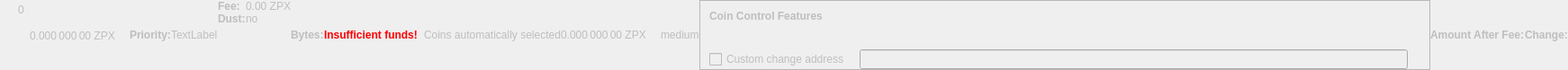
    <widget class="QWidget" name="dummyHideWidget" native="true">
     <property name="enabled">
      <bool>false</bool>
     </property>
     <property name="maximumSize">
      <size>
       <width>100</width>
       <height>22</height>
      </size>
     </property>
     <layout class="QHBoxLayout" name="dummyHideLayout">
      <property name="spacing">
       <number>0</number>
      </property>
      <property name="leftMargin">
       <number>0</number>
      </property>
      <property name="topMargin">
       <number>0</number>
      </property>
      <property name="rightMargin">
       <number>0</number>
      </property>
      <property name="bottomMargin">
       <number>0</number>
      </property>
      <item>
       <layout class="QFormLayout" name="formLayoutCoinControl1">
        <property name="horizontalSpacing">
         <number>10</number>
        </property>
        <property name="verticalSpacing">
         <number>14</number>
        </property>
        <property name="leftMargin">
         <number>10</number>
        </property>
        <property name="topMargin">
         <number>4</number>
        </property>
        <property name="rightMargin">
         <number>6</number>
        </property>
        <item row="0" column="1">
         <widget class="QLabel" name="labelCoinControlBytes">
          <property name="cursor">
           <cursorShape>IBeamCursor</cursorShape>
          </property>
          <property name="contextMenuPolicy">
           <enum>Qt::ActionsContextMenu</enum>
          </property>
          <property name="text">
           <string notr="true">0</string>
          </property>
          <property name="textInteractionFlags">
           <set>Qt::LinksAccessibleByMouse|Qt::TextSelectableByKeyboard|Qt::TextSelectableByMouse</set>
          </property>
         </widget>
        </item>
       </layout>
      </item>
      <item>
       <widget class="QLabel" name="labelCoinControlAfterFee">
        <property name="enabled">
         <bool>false</bool>
        </property>
        <property name="sizePolicy">
         <sizepolicy hsizetype="Fixed" vsizetype="Fixed">
          <horstretch>0</horstretch>
          <verstretch>0</verstretch>
         </sizepolicy>
        </property>
        <property name="minimumSize">
         <size>
          <width>111</width>
          <height>12</height>
         </size>
        </property>
        <property name="maximumSize">
         <size>
          <width>111</width>
          <height>12</height>
         </size>
        </property>
        <property name="cursor">
         <cursorShape>IBeamCursor</cursorShape>
        </property>
        <property name="contextMenuPolicy">
         <enum>Qt::ActionsContextMenu</enum>
        </property>
        <property name="text">
         <string notr="true">0.000 000 00 ZPX</string>
        </property>
        <property name="textInteractionFlags">
         <set>Qt::LinksAccessibleByMouse|Qt::TextSelectableByKeyboard|Qt::TextSelectableByMouse</set>
        </property>
       </widget>
      </item>
      <item>
       <widget class="QLabel" name="labelCoinControlPriorityText">
        <property name="enabled">
         <bool>false</bool>
        </property>
        <property name="font">
         <font>
          <weight>75</weight>
          <bold>true</bold>
         </font>
        </property>
        <property name="text">
         <string>Priority:</string>
        </property>
       </widget>
      </item>
      <item>
       <layout class="QHBoxLayout" name="horizontalLayout">
        <item>
         <widget class="QLabel" name="WarningLabel">
          <property name="text">
           <string>TextLabel</string>
          </property>
         </widget>
        </item>
       </layout>
      </item>
      <item>
       <layout class="QFormLayout" name="formLayoutCoinControl3">
        <property name="horizontalSpacing">
         <number>0</number>
        </property>
        <property name="verticalSpacing">
         <number>0</number>
        </property>
        <property name="leftMargin">
         <number>0</number>
        </property>
        <property name="topMargin">
         <number>0</number>
        </property>
        <property name="rightMargin">
         <number>0</number>
        </property>
        <item row="0" column="0">
         <widget class="QLabel" name="labelCoinControlFeeText">
          <property name="enabled">
           <bool>false</bool>
          </property>
          <property name="font">
           <font>
            <weight>75</weight>
            <bold>true</bold>
           </font>
          </property>
          <property name="text">
           <string>Fee:</string>
          </property>
          <property name="margin">
           <number>0</number>
          </property>
         </widget>
        </item>
        <item row="0" column="1">
         <widget class="QLabel" name="labelCoinControlFee">
          <property name="enabled">
           <bool>false</bool>
          </property>
          <property name="cursor">
           <cursorShape>IBeamCursor</cursorShape>
          </property>
          <property name="contextMenuPolicy">
           <enum>Qt::ActionsContextMenu</enum>
          </property>
          <property name="text">
           <string notr="true">0.00 ZPX</string>
          </property>
          <property name="textInteractionFlags">
           <set>Qt::LinksAccessibleByMouse|Qt::TextSelectableByKeyboard|Qt::TextSelectableByMouse</set>
          </property>
         </widget>
        </item>
        <item row="1" column="0">
         <widget class="QLabel" name="labelCoinControlLowOutputText">
          <property name="enabled">
           <bool>false</bool>
          </property>
          <property name="font">
           <font>
            <weight>75</weight>
            <bold>true</bold>
           </font>
          </property>
          <property name="text">
           <string>Dust:</string>
          </property>
         </widget>
        </item>
        <item row="1" column="1">
         <widget class="QLabel" name="labelCoinControlLowOutput">
          <property name="enabled">
           <bool>false</bool>
          </property>
          <property name="cursor">
           <cursorShape>IBeamCursor</cursorShape>
          </property>
          <property name="contextMenuPolicy">
           <enum>Qt::ActionsContextMenu</enum>
          </property>
          <property name="text">
           <string>no</string>
          </property>
          <property name="textInteractionFlags">
           <set>Qt::LinksAccessibleByMouse|Qt::TextSelectableByKeyboard|Qt::TextSelectableByMouse</set>
          </property>
         </widget>
        </item>
       </layout>
      </item>
      <item>
       <widget class="QLabel" name="labelCoinControlBytesText">
        <property name="enabled">
         <bool>false</bool>
        </property>
        <property name="font">
         <font>
          <weight>75</weight>
          <bold>true</bold>
         </font>
        </property>
        <property name="text">
         <string>Bytes:</string>
        </property>
       </widget>
      </item>
      <item>
       <layout class="QFormLayout" name="formLayoutCoinControl2">
        <property name="horizontalSpacing">
         <number>0</number>
        </property>
        <property name="verticalSpacing">
         <number>0</number>
        </property>
        <property name="leftMargin">
         <number>0</number>
        </property>
        <property name="topMargin">
         <number>0</number>
        </property>
        <property name="rightMargin">
         <number>0</number>
        </property>
       </layout>
      </item>
      <item>
       <layout class="QHBoxLayout" name="horizontalLayoutCoinControl2">
        <property name="spacing">
         <number>0</number>
        </property>
        <property name="bottomMargin">
         <number>0</number>
        </property>
       </layout>
      </item>
      <item>
       <widget class="QLabel" name="labelCoinControlInsuffFunds">
        <property name="enabled">
         <bool>false</bool>
        </property>
        <property name="minimumSize">
         <size>
          <width>0</width>
          <height>0</height>
         </size>
        </property>
        <property name="font">
         <font>
          <weight>75</weight>
          <bold>true</bold>
         </font>
        </property>
        <property name="styleSheet">
         <string notr="true">color:red;font-weight:bold;</string>
        </property>
        <property name="text">
         <string>Insufficient funds!</string>
        </property>
        <property name="margin">
         <number>5</number>
        </property>
       </widget>
      </item>
      <item>
       <layout class="QFormLayout" name="formLayoutCoinControl4">
        <property name="horizontalSpacing">
         <number>0</number>
        </property>
        <property name="verticalSpacing">
         <number>0</number>
        </property>
        <property name="leftMargin">
         <number>0</number>
        </property>
        <property name="topMargin">
         <number>0</number>
        </property>
        <property name="rightMargin">
         <number>0</number>
        </property>
       </layout>
      </item>
      <item>
       <widget class="QLabel" name="labelCoinControlChangeLabel">
        <property name="enabled">
         <bool>false</bool>
        </property>
        <property name="sizePolicy">
         <sizepolicy hsizetype="Preferred" vsizetype="Expanding">
          <horstretch>0</horstretch>
          <verstretch>0</verstretch>
         </sizepolicy>
        </property>
        <property name="minimumSize">
         <size>
          <width>0</width>
          <height>0</height>
         </size>
        </property>
        <property name="text">
         <string/>
        </property>
        <property name="margin">
         <number>3</number>
        </property>
       </widget>
      </item>
      <item>
       <widget class="QLabel" name="labelCoinControlAutomaticallySelected">
        <property name="enabled">
         <bool>false</bool>
        </property>
        <property name="sizePolicy">
         <sizepolicy hsizetype="Fixed" vsizetype="Fixed">
          <horstretch>0</horstretch>
          <verstretch>0</verstretch>
         </sizepolicy>
        </property>
        <property name="minimumSize">
         <size>
          <width>0</width>
          <height>0</height>
         </size>
        </property>
        <property name="maximumSize">
         <size>
          <width>240</width>
          <height>16777215</height>
         </size>
        </property>
        <property name="text">
         <string>Coins automatically selected</string>
        </property>
        <property name="margin">
         <number>5</number>
        </property>
       </widget>
      </item>
      <item>
       <widget class="QLabel" name="labelCoinControlChange">
        <property name="enabled">
         <bool>false</bool>
        </property>
        <property name="sizePolicy">
         <sizepolicy hsizetype="Fixed" vsizetype="Fixed">
          <horstretch>0</horstretch>
          <verstretch>0</verstretch>
         </sizepolicy>
        </property>
        <property name="minimumSize">
         <size>
          <width>111</width>
          <height>0</height>
         </size>
        </property>
        <property name="maximumSize">
         <size>
          <width>111</width>
          <height>16777215</height>
         </size>
        </property>
        <property name="cursor">
         <cursorShape>IBeamCursor</cursorShape>
        </property>
        <property name="contextMenuPolicy">
         <enum>Qt::ActionsContextMenu</enum>
        </property>
        <property name="text">
         <string notr="true">0.000 000 00 ZPX</string>
        </property>
        <property name="textInteractionFlags">
         <set>Qt::LinksAccessibleByMouse|Qt::TextSelectableByKeyboard|Qt::TextSelectableByMouse</set>
        </property>
       </widget>
      </item>
      <item>
       <widget class="QLabel" name="labelCoinControlPriority">
        <property name="enabled">
         <bool>false</bool>
        </property>
        <property name="cursor">
         <cursorShape>IBeamCursor</cursorShape>
        </property>
        <property name="contextMenuPolicy">
         <enum>Qt::ActionsContextMenu</enum>
        </property>
        <property name="text">
         <string>medium</string>
        </property>
        <property name="textInteractionFlags">
         <set>Qt::LinksAccessibleByMouse|Qt::TextSelectableByKeyboard|Qt::TextSelectableByMouse</set>
        </property>
       </widget>
      </item>
      <item>
       <widget class="QFrame" name="frameCoinControl">
        <property name="sizePolicy">
         <sizepolicy hsizetype="Expanding" vsizetype="Expanding">
          <horstretch>0</horstretch>
          <verstretch>0</verstretch>
         </sizepolicy>
        </property>
        <property name="maximumSize">
         <size>
          <width>16777215</width>
          <height>16777215</height>
         </size>
        </property>
        <property name="frameShape">
         <enum>QFrame::StyledPanel</enum>
        </property>
        <property name="frameShadow">
         <enum>QFrame::Sunken</enum>
        </property>
        <layout class="QVBoxLayout" name="verticalLayoutCoinControl2_2">
         <property name="spacing">
          <number>0</number>
         </property>
         <property name="leftMargin">
          <number>0</number>
         </property>
         <property name="topMargin">
          <number>0</number>
         </property>
         <property name="rightMargin">
          <number>0</number>
         </property>
         <property name="bottomMargin">
          <number>0</number>
         </property>
         <item>
          <layout class="QVBoxLayout" name="verticalLayoutCoinControl" stretch="0,0,0,1">
           <property name="spacing">
            <number>0</number>
           </property>
           <property name="leftMargin">
            <number>10</number>
           </property>
           <property name="topMargin">
            <number>10</number>
           </property>
           <item>
            <layout class="QHBoxLayout" name="horizontalLayoutCoinControl1">
             <property name="bottomMargin">
              <number>15</number>
             </property>
             <item>
              <widget class="QLabel" name="labelCoinControlFeatures">
               <property name="enabled">
                <bool>false</bool>
               </property>
               <property name="sizePolicy">
                <sizepolicy hsizetype="Preferred" vsizetype="Maximum">
                 <horstretch>0</horstretch>
                 <verstretch>0</verstretch>
                </sizepolicy>
               </property>
               <property name="font">
                <font>
                 <weight>75</weight>
                 <bold>true</bold>
                </font>
               </property>
               <property name="styleSheet">
                <string notr="true">font-weight:bold;</string>
               </property>
               <property name="text">
                <string>Coin Control Features</string>
               </property>
              </widget>
             </item>
            </layout>
           </item>
           <item>
            <widget class="QWidget" name="widgetCoinControl" native="true">
             <property name="sizePolicy">
              <sizepolicy hsizetype="Preferred" vsizetype="Preferred">
               <horstretch>0</horstretch>
               <verstretch>0</verstretch>
              </sizepolicy>
             </property>
             <property name="minimumSize">
              <size>
               <width>0</width>
               <height>0</height>
              </size>
             </property>
             <property name="styleSheet">
              <string notr="true"/>
             </property>
             <layout class="QHBoxLayout" name="horizontalLayoutCoinControl5_2">
              <property name="leftMargin">
               <number>0</number>
              </property>
              <property name="topMargin">
               <number>0</number>
              </property>
              <property name="rightMargin">
               <number>0</number>
              </property>
              <property name="bottomMargin">
               <number>0</number>
              </property>
              <item>
               <layout class="QHBoxLayout" name="horizontalLayoutCoinControl3">
                <property name="spacing">
                 <number>20</number>
                </property>
                <property name="topMargin">
                 <number>0</number>
                </property>
                <property name="bottomMargin">
                 <number>10</number>
                </property>
               </layout>
              </item>
             </layout>
            </widget>
           </item>
           <item>
            <layout class="QHBoxLayout" name="horizontalLayoutCoinControl4" stretch="0,0,0">
             <property name="spacing">
              <number>12</number>
             </property>
             <property name="sizeConstraint">
              <enum>QLayout::SetDefaultConstraint</enum>
             </property>
             <property name="topMargin">
              <number>5</number>
             </property>
             <property name="rightMargin">
              <number>5</number>
             </property>
             <item>
              <widget class="QCheckBox" name="checkBoxCoinControlChange">
               <property name="enabled">
                <bool>false</bool>
               </property>
               <property name="toolTip">
                <string>If this is activated, but the change address is empty or invalid, change will be sent to a newly generated address.</string>
               </property>
               <property name="text">
                <string>Custom change address</string>
               </property>
              </widget>
             </item>
             <item>
              <widget class="QValidatedLineEdit" name="lineEditCoinControlChange">
               <property name="enabled">
                <bool>false</bool>
               </property>
               <property name="sizePolicy">
                <sizepolicy hsizetype="Expanding" vsizetype="Fixed">
                 <horstretch>0</horstretch>
                 <verstretch>0</verstretch>
                </sizepolicy>
               </property>
              </widget>
             </item>
             <item>
              <widget class="QLabel" name="labelCoinControlChangeLabel_2">
               <property name="sizePolicy">
                <sizepolicy hsizetype="Preferred" vsizetype="Expanding">
                 <horstretch>0</horstretch>
                 <verstretch>0</verstretch>
                </sizepolicy>
               </property>
               <property name="minimumSize">
                <size>
                 <width>0</width>
                 <height>0</height>
                </size>
               </property>
               <property name="text">
                <string/>
               </property>
               <property name="margin">
                <number>3</number>
               </property>
              </widget>
             </item>
            </layout>
           </item>
           <item>
            <spacer name="verticalSpacerCoinControl">
             <property name="orientation">
              <enum>Qt::Vertical</enum>
             </property>
             <property name="sizeHint" stdset="0">
              <size>
               <width>800</width>
               <height>1</height>
              </size>
             </property>
            </spacer>
           </item>
          </layout>
         </item>
        </layout>
       </widget>
      </item>
      <item>
       <widget class="QLabel" name="labelCoinControlAfterFeeText">
        <property name="enabled">
         <bool>false</bool>
        </property>
        <property name="minimumSize">
         <size>
          <width>0</width>
          <height>0</height>
         </size>
        </property>
        <property name="maximumSize">
         <size>
          <width>16777215</width>
          <height>16777215</height>
         </size>
        </property>
        <property name="font">
         <font>
          <weight>75</weight>
          <bold>true</bold>
         </font>
        </property>
        <property name="text">
         <string>Amount After Fee:</string>
        </property>
        <property name="alignment">
         <set>Qt::AlignLeading|Qt::AlignLeft|Qt::AlignVCenter</set>
        </property>
        <property name="margin">
         <number>0</number>
        </property>
       </widget>
      </item>
      <item>
       <widget class="QLabel" name="labelCoinControlChangeText">
        <property name="enabled">
         <bool>false</bool>
        </property>
        <property name="sizePolicy">
         <sizepolicy hsizetype="Preferred" vsizetype="Preferred">
          <horstretch>0</horstretch>
          <verstretch>0</verstretch>
         </sizepolicy>
        </property>
        <property name="minimumSize">
         <size>
          <width>0</width>
          <height>0</height>
         </size>
        </property>
        <property name="maximumSize">
         <size>
          <width>16777215</width>
          <height>16777215</height>
         </size>
        </property>
        <property name="font">
         <font>
          <weight>75</weight>
          <bold>true</bold>
         </font>
        </property>
        <property name="text">
         <string>Change:</string>
        </property>
        <property name="alignment">
         <set>Qt::AlignLeading|Qt::AlignLeft|Qt::AlignVCenter</set>
        </property>
       </widget>
      </item>
     </layout>
    </widget>
